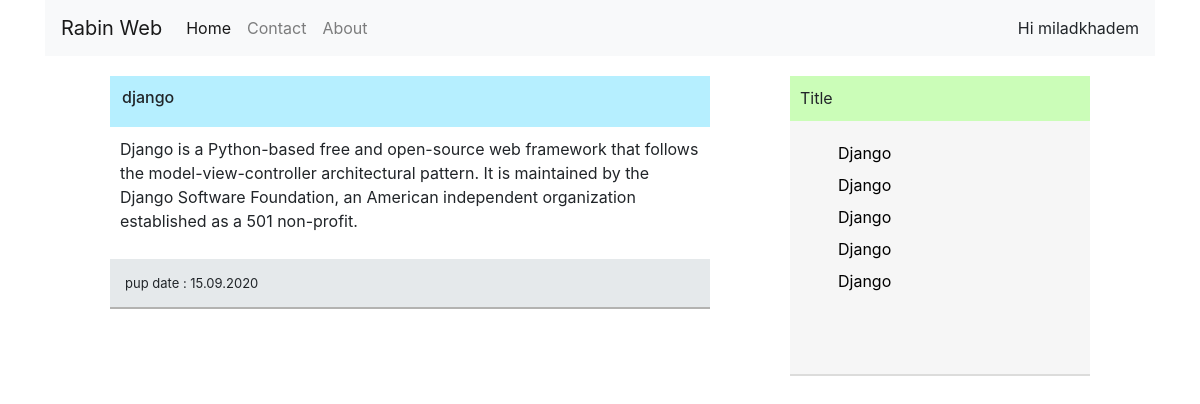
The app's page / (signed in) with its own data.
### blog/models.py (models this page shows)
class Blog(models.Model):
    title = models.CharField(max_length=200)
    content = models.TextField()
    pub_date = models.DateField(auto_now_add=True)

### blog/views.py (the view)
# urls.py: path('',views.index,name="index"),
def index(request):
    obj = Blog.objects.get(pk=1)
    dic = {
        "title" : obj.title,
        "content" : obj.content
    }
    return render(request,'index.html',dic)

### templates/index.html
{% extends 'base.html' %}
{% block content %}
<div class="content">
  <div class="c-title">
    <h6>{{ title }}</h6>
  </div>
  <div class="c-content">
<p>{{ content }}</p>
  </div>
  <div class="c-pup">
    <span>pup date : 15.09.2020</span>
  </div>
</div>
{% endblock %}

### templates/base.html (shortened to what this page needs)
{% load static %}
<!DOCTYPE html>
<html lang="en" dir="ltr">
  <head>
<link rel="stylesheet" href="https://stackpath.bootstrapcdn.com/bootstrap/4.5.2/css/bootstrap.min.css">
<link rel="stylesheet" href="{% static 'style.css' %}">
  </head>
  <body>
<div class="container">
<header>
  <nav class="navbar navbar-expand-lg navbar-light bg-light">
  <a class="navbar-brand" href="#">Rabin Web</a>
  <div class="collapse navbar-collapse" id="navbarNav">
    <ul class="navbar-nav">
      <li class="nav-item active">
        <a class="nav-link" href="#">Home <span class="sr-only">(current)</span></a>
      </li>
      <li class="nav-item">
        <a class="nav-link" href="#">Contact</a>
      </li>
      <li class="nav-item">
        <a class="nav-link" href="#">About</a>
      </li>
    </ul>
  </div>
  <div class="nav-btn">
    {% if user.is_authenticated %}
    <span>Hi {{user.username}}</span>
    {% else %}
    <button type="button" class="btn btn-success">Login</button>
    {% endif %}
  </div>
</nav>
</header>
<div class="content-box">
<div class="box1">
{% block content %}{% endblock %}
</div>
<div class="box2">
  <div class="arch">
    <div class="arch-title">
      <span>Title</span>
    </div>
<div class="arch-content">
  <ul>
    <a href="#"><li>Django</li></a>
    <a href="#"><li>Django</li></a>
    <a href="#"><li>Django</li></a>
    <a href="#"><li>Django</li></a>
    <a href="#"><li>Django</li></a>
  </ul>
</div>
  </div>
</div>
</div>
</div>
  </body>
</html>

### static/style.css (style rules this page uses)
header { margin-bottom: 20px; }
.content-box { height: auto; width: 100%; display: flex; flex-wrap: wrap; justify-content: center; }
.content { width: 600px; height: auto; margin-bottom: 40px; }
.c-title { width: 100%; height: auto; padding: 12px; background-color: #B6EFFF; }
.c-content { width: 100%; height: auto; padding: 10px; }
.c-pup { width: 100%; height: 50px; padding: 15px; background-color: #E5E9EB; font-size: 13px; border-bottom: 2px solid #B3B3B1; }
.arch { width: 300px; height: 300px; background-color: #F6F6F6; margin-left: 80px; border-bottom: 2px solid #DCDCDB; margin-bottom: 30px; }
.arch-title { width: 100%; height: 45px; background-color: #CBFDB8; padding: 10px; }
.arch-content ul { margin-top: 20px; }
.arch-content ul li { list-style: none; color: black; margin: 8px; }

### records on screen
Blog: title "django", content "Django is a Python-based free and open-source web framework that follows the model-view-controller architectural pattern. It is maintained by the Django Software Foundation, an American independent organization established as a 501 non-profit."

### other values on screen
{{ user.username }} "miladkhadem"
